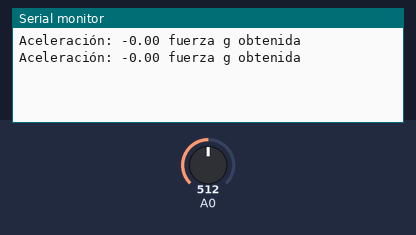
Bench run of a sketch on a simulated Arduino Uno, built with avr-gcc and run on an emulated ATmega328P. Parts: the last lines printed to the serial monitor. Inputs (shaded band) come from the test bench; at power-on: A0 = 512.

Above: at 1.8 s.
1.9 s: A0 set to 716
At 2.8 s:
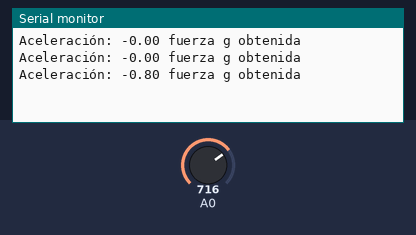
3.4 s: A0 set to 900
At 4.8 s:
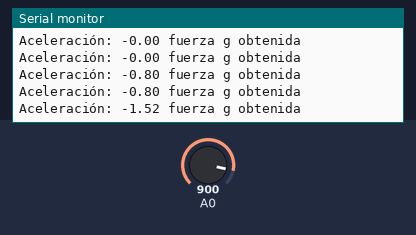
Timing chart, 0 to 6.4 s (numbered marks = the images above; inputs shaded):
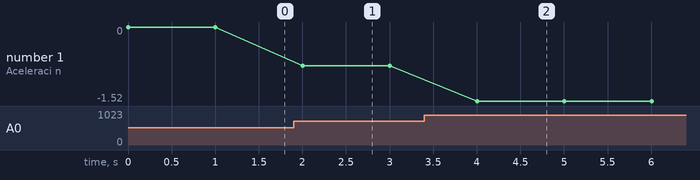

Measured:
- after the input at 1.9 s, the serial monitor: prints a new line after 0.10 s (image 1)
- after the input at 3.4 s, the serial monitor: prints a new line after 0.60 s (image 2)
- plotted number 1: 0 → -0.8 after the input at 1.9 s, -0.8 → -1.52 after the input at 3.4 s

The sketch:

EXA1.ino
```cpp
float V = 0.0;
float g = 0.0;

void setup()
{
  pinMode(A0, INPUT);
  Serial.begin(9600);

}

void loop()
{
  V = analogRead(A0);
  g = -((V*4)/1023-2);
  Serial.print("Aceleración: ");
  Serial.print(g);
  Serial.println(" fuerza g obtenida");
  delay(1000);
}
```
